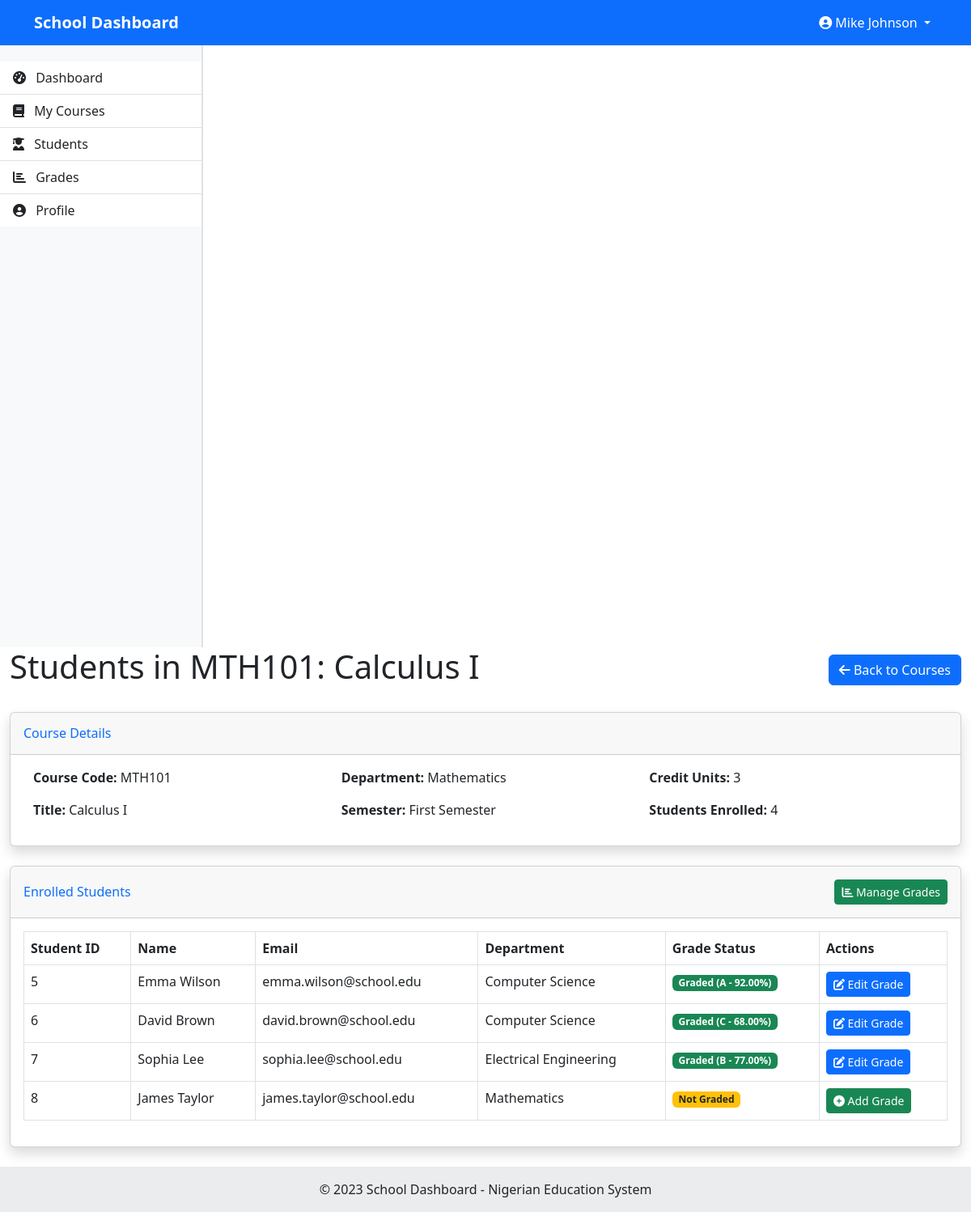
The page /teacher/course_students.php?course_id=5 (signed in) on the database its author committed.
### tables this page shows
CREATE TABLE IF NOT EXISTS courses (
    id INT AUTO_INCREMENT PRIMARY KEY,
    course_code VARCHAR(20) NOT NULL,
    title VARCHAR(100) NOT NULL,
    department_id INT NOT NULL,
    semester_id INT NOT NULL,
    credit_units INT NOT NULL,
    teacher_id INT,
    FOREIGN KEY (department_id) REFERENCES departments(id),
    FOREIGN KEY (semester_id) REFERENCES semesters(id),
    FOREIGN KEY (teacher_id) REFERENCES users(id)
);

CREATE TABLE IF NOT EXISTS departments (
    id INT AUTO_INCREMENT PRIMARY KEY,
    name VARCHAR(100) NOT NULL,
    created_at TIMESTAMP DEFAULT CURRENT_TIMESTAMP
);

CREATE TABLE IF NOT EXISTS semesters (
    id INT AUTO_INCREMENT PRIMARY KEY,
    name VARCHAR(50) NOT NULL,
    is_current BOOLEAN DEFAULT FALSE
);

CREATE TABLE IF NOT EXISTS student_courses (
    id INT AUTO_INCREMENT PRIMARY KEY,
    student_id INT NOT NULL,
    course_id INT NOT NULL,
    semester_id INT NOT NULL,
    registered_at TIMESTAMP DEFAULT CURRENT_TIMESTAMP,
    FOREIGN KEY (student_id) REFERENCES users(id),
    FOREIGN KEY (course_id) REFERENCES courses(id),
    FOREIGN KEY (semester_id) REFERENCES semesters(id)
);

CREATE TABLE IF NOT EXISTS users (
    id INT AUTO_INCREMENT PRIMARY KEY,
    full_name VARCHAR(100) NOT NULL,
    email VARCHAR(100) NOT NULL UNIQUE,
    password VARCHAR(255) NOT NULL,
    user_type_id INT NOT NULL,
    department_id INT,
    age INT,
    profile_picture VARCHAR(255) DEFAULT 'default.jpg',
    created_at TIMESTAMP DEFAULT CURRENT_TIMESTAMP,
    FOREIGN KEY (user_type_id) REFERENCES user_types(id),
    FOREIGN KEY (department_id) REFERENCES departments(id)
);

CREATE TABLE IF NOT EXISTS grades (
    id INT AUTO_INCREMENT PRIMARY KEY,
    student_id INT NOT NULL,
    course_id INT NOT NULL,
    semester_id INT NOT NULL,
    score DECIMAL(5,2) DEFAULT NULL,
    grade CHAR(2) DEFAULT NULL,
    grade_point DECIMAL(3,2) DEFAULT NULL,
    graded_by INT NOT NULL,
    graded_at TIMESTAMP DEFAULT CURRENT_TIMESTAMP,
    FOREIGN KEY (student_id) REFERENCES users(id),
    FOREIGN KEY (course_id) REFERENCES courses(id),
    FOREIGN KEY (semester_id) REFERENCES semesters(id),
    FOREIGN KEY (graded_by) REFERENCES users(id)
);

### classes/Database.php (called while the page is built, shortened)
<?php
class Database {
    private $host = "localhost";
    private $username = "root";
    private $password = "";
    private $database = "school_dashboard";
    private $conn;
    public function __construct() {
        $this->conn = new mysqli($this->host, $this->username, $this->password, $this->database);
    }
    public function prepare($sql) {
        return $this->conn->prepare($sql);
    }
}
?>

### classes/Course.php (called while the page is built, shortened)
<?php
require_once 'Database.php';
class Course {
    private $db;
    public function __construct() {
        $this->db = new Database();
    }
    public function getCourseById($id) {
        $sql = "SELECT c.*, d.name as department_name, s.name as semester_name, u.full_name as teacher_name
                FROM courses c
                LEFT JOIN departments d ON c.department_id = d.id
                LEFT JOIN semesters s ON c.semester_id = s.id
                LEFT JOIN users u ON c.teacher_id = u.id
                WHERE c.id = ?";
        $stmt = $this->db->prepare($sql);
        $stmt->bind_param("i", $id);
        $stmt->execute();
        $result = $stmt->get_result();
        if ($result->num_rows === 1) {
            return $result->fetch_assoc();
        }
        return false;
    }
    public function getCourseStudents($course_id) {
        $sql = "SELECT u.*, d.name as department_name, sc.id as registration_id
                FROM student_courses sc
                JOIN users u ON sc.student_id = u.id
                LEFT JOIN departments d ON u.department_id = d.id
                WHERE sc.course_id = ?";
        $stmt = $this->db->prepare($sql);
        $stmt->bind_param("i", $course_id);
        $stmt->execute();
        $result = $stmt->get_result();
        $students = [];
        while ($row = $result->fetch_assoc()) {
            $students[] = $row;
        }
        return $students;
    }
}
?>

### classes/Grade.php (called while the page is built, shortened)
<?php
require_once 'Database.php';
class Grade {
    private $db;
    public function __construct() {
        $this->db = new Database();
    }
    public function getGrade($student_id, $course_id, $semester_id) {
        $sql = "SELECT g.*, c.course_code, c.title, c.credit_units, u.full_name as grader_name
                FROM grades g
                JOIN courses c ON g.course_id = c.id
                JOIN users u ON g.graded_by = u.id
                WHERE g.student_id = ? AND g.course_id = ? AND g.semester_id = ?";
        $stmt = $this->db->prepare($sql);
        $stmt->bind_param("iii", $student_id, $course_id, $semester_id);
        $stmt->execute();
        $result = $stmt->get_result();
        if ($result->num_rows === 1) {
            return $result->fetch_assoc();
        }
        return false;
    }
}
?>

### teacher/course_students.php (the view, shortened to what this page needs)
<?php
require_once '../classes/Course.php';
require_once '../classes/Grade.php';
$course_id = intval($_GET['course_id']);
$course = new Course();
$grade = new Grade();
$courseData = $course->getCourseById($course_id);
$students = $course->getCourseStudents($course_id);
include '../includes/header.php';
?>
<div class="container-fluid">
    <div class="d-flex justify-content-between align-items-center mb-4">
        <h1>Students in <?php echo $courseData['course_code']; ?>: <?php echo $courseData['title']; ?></h1>
        <a href="courses.php" class="btn btn-primary">
            <i class="fas fa-arrow-left"></i> Back to Courses
        </a>
    </div>
    <div class="card shadow mb-4">
        <div class="card-header py-3">
            <h6 class="m-0 font-weight-bold text-primary">Course Details</h6>
        </div>
        <div class="card-body">
            <div class="row">
                <div class="col-md-4">
                    <p><strong>Course Code:</strong> <?php echo $courseData['course_code']; ?></p>
                    <p><strong>Title:</strong> <?php echo $courseData['title']; ?></p>
                </div>
                <div class="col-md-4">
                    <p><strong>Department:</strong> <?php echo $courseData['department_name']; ?></p>
                    <p><strong>Semester:</strong> <?php echo $courseData['semester_name']; ?></p>
                </div>
                <div class="col-md-4">
                    <p><strong>Credit Units:</strong> <?php echo $courseData['credit_units']; ?></p>
                    <p><strong>Students Enrolled:</strong> <?php echo count($students); ?></p>
                </div>
            </div>
        </div>
    </div>
    <div class="card shadow mb-4">
        <div class="card-header py-3 d-flex flex-row align-items-center justify-content-between">
            <h6 class="m-0 font-weight-bold text-primary">Enrolled Students</h6>
            <a href="course_grades.php?course_id=<?php echo $course_id; ?>" class="btn btn-success btn-sm">
                <i class="fas fa-chart-bar"></i> Manage Grades
            </a>
        </div>
        <div class="card-body">
            <?php if (empty($students)): ?>
                <div class="alert alert-info">
                    <p>No students are currently enrolled in this course.</p>
                </div>
            <?php else: ?>
                <div class="table-responsive">
                    <table class="table table-bordered" width="100%" cellspacing="0">
                        <thead>
                            <tr>
                                <th>Student ID</th>
                                <th>Name</th>
                                <th>Email</th>
                                <th>Department</th>
                                <th>Grade Status</th>
                                <th>Actions</th>
                            </tr>
                        </thead>
                        <tbody>
                            <?php foreach ($students as $student):
                                $studentGrade = $grade->getGrade($student['id'], $course_id, $courseData['semester_id']);
                                $hasGrade = $studentGrade !== false;
                            ?>
                                <tr>
                                    <td><?php echo $student['id']; ?></td>
                                    <td><?php echo $student['full_name']; ?></td>
                                    <td><?php echo $student['email']; ?></td>
                                    <td><?php echo $student['department_name']; ?></td>
                                    <td>
                                        <?php if ($hasGrade): ?>
                                            <span class="badge bg-success">Graded (<?php echo $studentGrade['grade']; ?> - <?php echo $studentGrade['score']; ?>%)</span>
                                        <?php else: ?>
                                            <span class="badge bg-warning text-dark">Not Graded</span>
                                        <?php endif; ?>
                                    </td>
                                    <td>
                                        <?php if ($hasGrade): ?>
                                            <a href="grade_student.php?student_id=<?php echo $student['id']; ?>&course_id=<?php echo $course_id; ?>" class="btn btn-sm btn-primary">
                                                <i class="fas fa-edit"></i> Edit Grade
                                            </a>
                                        <?php else: ?>
                                            <a href="grade_student.php?student_id=<?php echo $student['id']; ?>&course_id=<?php echo $course_id; ?>" class="btn btn-sm btn-success">
                                                <i class="fas fa-plus-circle"></i> Add Grade
                                            </a>
                                        <?php endif; ?>
                                    </td>
                                </tr>
                            <?php endforeach; ?>
                        </tbody>
                    </table>
                </div>
            <?php endif; ?>
        </div>
    </div>
</div>
<?php
include '../includes/footer.php';
?>

### includes/header.php (style rules this page uses)
body { min-height: 100vh; display: flex; flex-direction: column; overflow-x: hidden; margin: 0; padding: 0; }
.row { width: 100%; margin: 0; display: flex; flex-wrap: nowrap; }
.card { margin-bottom: 20px; box-shadow: 0 4px 6px rgba(0,0,0,0.1); }

### rows shown on the page
courses: course_code "MTH101", title "Calculus I", department.name "Mathematics", semester.name "First Semester", credit_units "3"
student_courses: student "5", student.full_name "Emma Wilson", student.email "emma.wilson@school.edu", departments.name "Computer Science", grades.grade "A", grades.score "92.00"
student_courses: student "6", student.full_name "David Brown", student.email "david.brown@school.edu", departments.name "Computer Science", grades.grade "C", grades.score "68.00"
student_courses: student "7", student.full_name "Sophia Lee", student.email "sophia.lee@school.edu", departments.name "Electrical Engineering", grades.grade "B", grades.score "77.00"
student_courses: student "8", student.full_name "James Taylor", student.email "james.taylor@school.edu", departments.name "Mathematics", shows "Not Graded"

### other values the page prints
SessionManager::getUserName() "Mike Johnson"
count($students) "4"
